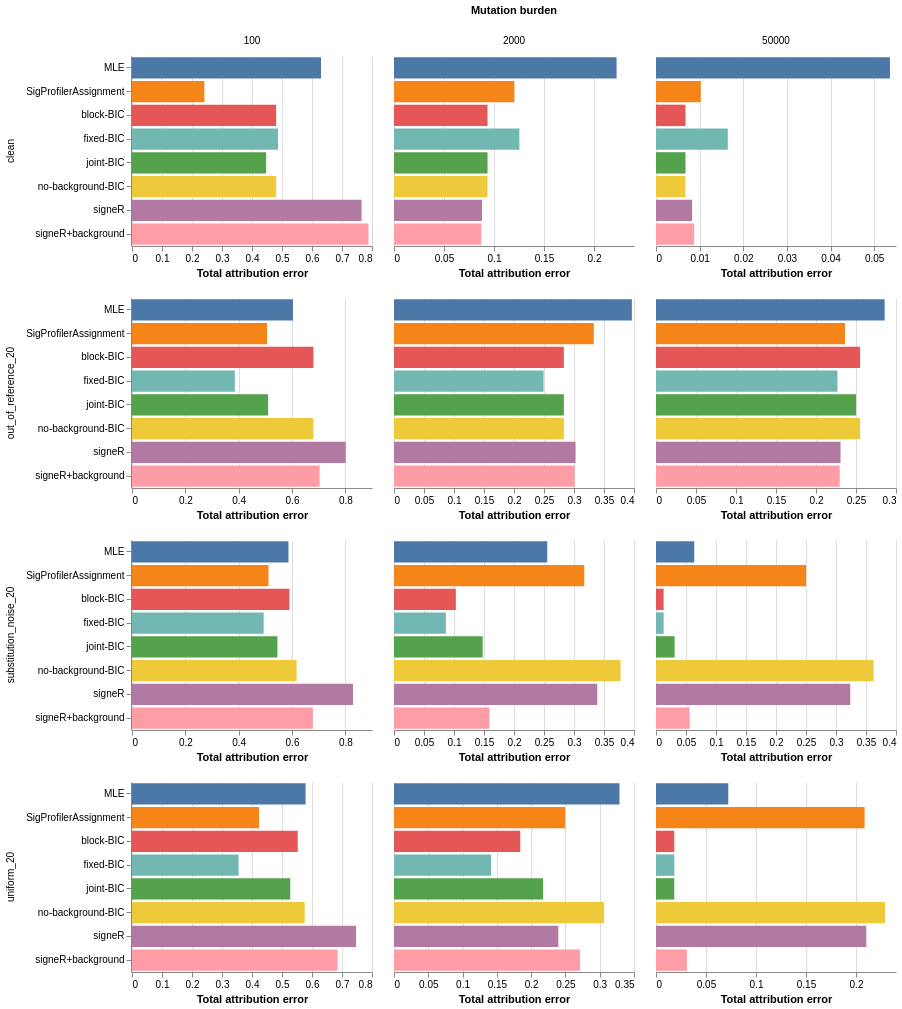

Write the Vega-Lite specification saved for this chart.
### Vega-Lite specification from a JSON file in a GitHub repository (floating-point values rounded to 4 significant figures)
{"$schema": "https://vega.github.io/schema/vega-lite/v5.json", "data": {"values": [{"condition": "clean", "burden": 100, "method": "MLE", "aggregate_null_tae": 0.63, "paper_tae": 0.3723, "active_known": 1.625, "null_weight": 0.06796, "null_absolute_error": 0.06796, "cosine": 0.8888, "seconds": 0.06675}, {"condition": "clean", "burden": 100, "method": "SigProfilerAssignment", "aggregate_null_tae": 0.2413, "paper_tae": 0.2369, "active_known": 3.0, "null_weight": 0.0, "null_absolute_error": 0.0, "cosine": 0.8591, "seconds": 0.02573}, {"condition": "clean", "burden": 100, "method": "block-BIC", "aggregate_null_tae": 0.4806, "paper_tae": 0.4487, "active_known": 3.125, "null_weight": 0.0, "null_absolute_error": 0.0, "cosine": 0.8536, "seconds": 1.223}, {"condition": "clean", "burden": 100, "method": "fixed-BIC", "aggregate_null_tae": 0.4867, "paper_tae": 0.3461, "active_known": 2.375, "null_weight": 0.2496, "null_absolute_error": 0.2496, "cosine": 0.8617, "seconds": 0.6941}, {"condition": "clean", "burden": 100, "method": "joint-BIC", "aggregate_null_tae": 0.4472, "paper_tae": 0.4299, "active_known": 3.375, "null_weight": 0.0, "null_absolute_error": 0.0, "cosine": 0.8549, "seconds": 0.6303}, {"condition": "clean", "burden": 100, "method": "no-background-BIC", "aggregate_null_tae": 0.4806, "paper_tae": 0.4487, "active_known": 3.125, "null_weight": 0.0, "null_absolute_error": 0.0, "cosine": 0.8536, "seconds": 0.5498}, {"condition": "clean", "burden": 100, "method": "signeR", "aggregate_null_tae": 0.7652, "paper_tae": 0.4552, "active_known": 1.375, "null_weight": 0.0, "null_absolute_error": 0.0, "cosine": 0.8341, "seconds": 161.6}, {"condition": "clean", "burden": 100, "method": "signeR+background", "aggregate_null_tae": 0.7884, "paper_tae": 0.4509, "active_known": 1.125, "null_weight": 0.07952, "null_absolute_error": 0.07952, "cosine": 0.8373, "seconds": 169.3}, {"condition": "clean", "burden": 2000, "method": "MLE", "aggregate_null_tae": 0.2226, "paper_tae": 0.2019, "active_known": 15.12, "null_weight": 0.01596, "null_absolute_error": 0.01596, "cosine": 0.9935, "seconds": 0.07175}, {"condition": "clean", "burden": 2000, "method": "SigProfilerAssignment", "aggregate_null_tae": 0.1204, "paper_tae": 0.1204, "active_known": 3.625, "null_weight": 0.0, "null_absolute_error": 0.0, "cosine": 0.9857, "seconds": 0.02573}, {"condition": "clean", "burden": 2000, "method": "block-BIC", "aggregate_null_tae": 0.09354, "paper_tae": 0.09354, "active_known": 4.75, "null_weight": 0.0, "null_absolute_error": 0.0, "cosine": 0.9903, "seconds": 3.529}, {"condition": "clean", "burden": 2000, "method": "fixed-BIC", "aggregate_null_tae": 0.1254, "paper_tae": 0.09715, "active_known": 4.25, "null_weight": 0.05647, "null_absolute_error": 0.05647, "cosine": 0.9904, "seconds": 2.131}, {"condition": "clean", "burden": 2000, "method": "joint-BIC", "aggregate_null_tae": 0.09354, "paper_tae": 0.09354, "active_known": 4.75, "null_weight": 0.0, "null_absolute_error": 0.0, "cosine": 0.9903, "seconds": 1.766}, {"condition": "clean", "burden": 2000, "method": "no-background-BIC", "aggregate_null_tae": 0.09354, "paper_tae": 0.09354, "active_known": 4.75, "null_weight": 0.0, "null_absolute_error": 0.0, "cosine": 0.9903, "seconds": 1.327}, {"condition": "clean", "burden": 2000, "method": "signeR", "aggregate_null_tae": 0.08803, "paper_tae": 0.07327, "active_known": 3.875, "null_weight": 0.0, "null_absolute_error": 0.0, "cosine": 0.9901, "seconds": 187.0}, {"condition": "clean", "burden": 2000, "method": "signeR+background", "aggregate_null_tae": 0.08724, "paper_tae": 0.07078, "active_known": 3.875, "null_weight": 0.002922, "null_absolute_error": 0.002922, "cosine": 0.99, "seconds": 193.1}, {"condition": "clean", "burden": 50000, "method": "MLE", "aggregate_null_tae": 0.05361, "paper_tae": 0.05038, "active_known": 23.75, "null_weight": 0.006253, "null_absolute_error": 0.006253, "cosine": 0.9997, "seconds": 0.07917}, {"condition": "clean", "burden": 50000, "method": "SigProfilerAssignment", "aggregate_null_tae": 0.01026, "paper_tae": 0.01026, "active_known": 4.625, "null_weight": 0.0, "null_absolute_error": 0.0, "cosine": 0.9996, "seconds": 0.02573}, {"condition": "clean", "burden": 50000, "method": "block-BIC", "aggregate_null_tae": 0.006758, "paper_tae": 0.006758, "active_known": 4.625, "null_weight": 0.0, "null_absolute_error": 0.0, "cosine": 0.9996, "seconds": 4.105}, {"condition": "clean", "burden": 50000, "method": "fixed-BIC", "aggregate_null_tae": 0.01646, "paper_tae": 0.01165, "active_known": 4.625, "null_weight": 0.00961, "null_absolute_error": 0.00961, "cosine": 0.9996, "seconds": 2.285}, {"condition": "clean", "burden": 50000, "method": "joint-BIC", "aggregate_null_tae": 0.006758, "paper_tae": 0.006758, "active_known": 4.625, "null_weight": 0.0, "null_absolute_error": 0.0, "cosine": 0.9996, "seconds": 2.058}, {"condition": "clean", "burden": 50000, "method": "no-background-BIC", "aggregate_null_tae": 0.006758, "paper_tae": 0.006758, "active_known": 4.625, "null_weight": 0.0, "null_absolute_error": 0.0, "cosine": 0.9996, "seconds": 1.622}, {"condition": "clean", "burden": 50000, "method": "signeR", "aggregate_null_tae": 0.008269, "paper_tae": 0.007708, "active_known": 4.625, "null_weight": 0.0, "null_absolute_error": 0.0, "cosine": 0.9996, "seconds": 153.4}, {"condition": "clean", "burden": 50000, "method": "signeR+background", "aggregate_null_tae": 0.008732, "paper_tae": 0.008083, "active_known": 4.625, "null_weight": 0.0001173, "null_absolute_error": 0.0001173, "cosine": 0.9996, "seconds": 159.8}, {"condition": "out_of_reference_20", "burden": 100, "method": "MLE", "aggregate_null_tae": 0.6037, "paper_tae": 0.4635, "active_known": 2.375, "null_weight": 0.08082, "null_absolute_error": 0.134, "cosine": 0.8873, "seconds": 0.06575}, {"condition": "out_of_reference_20", "burden": 100, "method": "SigProfilerAssignment", "aggregate_null_tae": 0.5064, "paper_tae": 0.4889, "active_known": 3.375, "null_weight": 0.0, "null_absolute_error": 0.2, "cosine": 0.859, "seconds": 0.02573}, {"condition": "out_of_reference_20", "burden": 100, "method": "block-BIC", "aggregate_null_tae": 0.6804, "paper_tae": 0.648, "active_known": 3.875, "null_weight": 0.0, "null_absolute_error": 0.2, "cosine": 0.8563, "seconds": 1.301}, {"condition": "out_of_reference_20", "burden": 100, "method": "fixed-BIC", "aggregate_null_tae": 0.3856, "paper_tae": 0.403, "active_known": 2.125, "null_weight": 0.3049, "null_absolute_error": 0.1466, "cosine": 0.8525, "seconds": 0.7619}, {"condition": "out_of_reference_20", "burden": 100, "method": "joint-BIC", "aggregate_null_tae": 0.5105, "paper_tae": 0.5096, "active_known": 3.125, "null_weight": 0.0317, "null_absolute_error": 0.1683, "cosine": 0.8548, "seconds": 0.6577}, {"condition": "out_of_reference_20", "burden": 100, "method": "no-background-BIC", "aggregate_null_tae": 0.6804, "paper_tae": 0.648, "active_known": 3.875, "null_weight": 0.0, "null_absolute_error": 0.2, "cosine": 0.8563, "seconds": 0.5449}, {"condition": "out_of_reference_20", "burden": 100, "method": "signeR", "aggregate_null_tae": 0.8014, "paper_tae": 0.4392, "active_known": 1.0, "null_weight": 0.0, "null_absolute_error": 0.2, "cosine": 0.8261, "seconds": 159.6}, {"condition": "out_of_reference_20", "burden": 100, "method": "signeR+background", "aggregate_null_tae": 0.7034, "paper_tae": 0.442, "active_known": 0.75, "null_weight": 0.08267, "null_absolute_error": 0.1173, "cosine": 0.8313, "seconds": 166.6}, {"condition": "out_of_reference_20", "burden": 2000, "method": "MLE", "aggregate_null_tae": 0.3965, "paper_tae": 0.3934, "active_known": 19.38, "null_weight": 0.01062, "null_absolute_error": 0.1894, "cosine": 0.987, "seconds": 0.07213}, {"condition": "out_of_reference_20", "burden": 2000, "method": "SigProfilerAssignment", "aggregate_null_tae": 0.3329, "paper_tae": 0.3329, "active_known": 4.0, "null_weight": 0.0, "null_absolute_error": 0.2, "cosine": 0.9716, "seconds": 0.02573}, {"condition": "out_of_reference_20", "burden": 2000, "method": "block-BIC", "aggregate_null_tae": 0.2831, "paper_tae": 0.2831, "active_known": 7.75, "null_weight": 0.0, "null_absolute_error": 0.2, "cosine": 0.9833, "seconds": 4.699}, {"condition": "out_of_reference_20", "burden": 2000, "method": "fixed-BIC", "aggregate_null_tae": 0.2493, "paper_tae": 0.2721, "active_known": 7.625, "null_weight": 0.04577, "null_absolute_error": 0.1542, "cosine": 0.9836, "seconds": 2.82}, {"condition": "out_of_reference_20", "burden": 2000, "method": "joint-BIC", "aggregate_null_tae": 0.2831, "paper_tae": 0.2831, "active_known": 7.75, "null_weight": 0.0, "null_absolute_error": 0.2, "cosine": 0.9833, "seconds": 2.119}, {"condition": "out_of_reference_20", "burden": 2000, "method": "no-background-BIC", "aggregate_null_tae": 0.2831, "paper_tae": 0.2831, "active_known": 7.75, "null_weight": 0.0, "null_absolute_error": 0.2, "cosine": 0.9833, "seconds": 1.785}, {"condition": "out_of_reference_20", "burden": 2000, "method": "signeR", "aggregate_null_tae": 0.3026, "paper_tae": 0.2863, "active_known": 5.875, "null_weight": 0.0, "null_absolute_error": 0.2, "cosine": 0.9791, "seconds": 185.9}, {"condition": "out_of_reference_20", "burden": 2000, "method": "signeR+background", "aggregate_null_tae": 0.301, "paper_tae": 0.2859, "active_known": 5.25, "null_weight": 0.003148, "null_absolute_error": 0.1969, "cosine": 0.9791, "seconds": 192.8}, {"condition": "out_of_reference_20", "burden": 50000, "method": "MLE", "aggregate_null_tae": 0.2858, "paper_tae": 0.2908, "active_known": 28.88, "null_weight": 0.01018, "null_absolute_error": 0.1898, "cosine": 0.9952, "seconds": 0.1019}, {"condition": "out_of_reference_20", "burden": 50000, "method": "SigProfilerAssignment", "aggregate_null_tae": 0.2363, "paper_tae": 0.2363, "active_known": 4.875, "null_weight": 0.0, "null_absolute_error": 0.2, "cosine": 0.9871, "seconds": 0.02573}, {"condition": "out_of_reference_20", "burden": 50000, "method": "block-BIC", "aggregate_null_tae": 0.2551, "paper_tae": 0.2551, "active_known": 15.0, "null_weight": 0.0, "null_absolute_error": 0.2, "cosine": 0.9951, "seconds": 5.521}, {"condition": "out_of_reference_20", "burden": 50000, "method": "fixed-BIC", "aggregate_null_tae": 0.2268, "paper_tae": 0.239, "active_known": 13.5, "null_weight": 0.02431, "null_absolute_error": 0.1757, "cosine": 0.995, "seconds": 3.255}, {"condition": "out_of_reference_20", "burden": 50000, "method": "joint-BIC", "aggregate_null_tae": 0.2501, "paper_tae": 0.2514, "active_known": 14.62, "null_weight": 0.002737, "null_absolute_error": 0.1973, "cosine": 0.9951, "seconds": 2.671}, {"condition": "out_of_reference_20", "burden": 50000, "method": "no-background-BIC", "aggregate_null_tae": 0.2551, "paper_tae": 0.2551, "active_known": 15.0, "null_weight": 0.0, "null_absolute_error": 0.2, "cosine": 0.9951, "seconds": 2.221}, {"condition": "out_of_reference_20", "burden": 50000, "method": "signeR", "aggregate_null_tae": 0.2307, "paper_tae": 0.2302, "active_known": 12.38, "null_weight": 0.0, "null_absolute_error": 0.2, "cosine": 0.9947, "seconds": 154.5}, {"condition": "out_of_reference_20", "burden": 50000, "method": "signeR+background", "aggregate_null_tae": 0.2296, "paper_tae": 0.2296, "active_known": 12.5, "null_weight": 0.0009393, "null_absolute_error": 0.1991, "cosine": 0.9948, "seconds": 158.4}, {"condition": "substitution_noise_20", "burden": 100, "method": "MLE", "aggregate_null_tae": 0.5867, "paper_tae": 0.3611, "active_known": 2.125, "null_weight": 0.18, "null_absolute_error": 0.03188, "cosine": 0.8789, "seconds": 0.07858}, {"condition": "substitution_noise_20", "burden": 100, "method": "SigProfilerAssignment", "aggregate_null_tae": 0.512, "paper_tae": 0.407, "active_known": 3.125, "null_weight": 0.0, "null_absolute_error": 0.2, "cosine": 0.8361, "seconds": 0.02573}, {"condition": "substitution_noise_20", "burden": 100, "method": "block-BIC", "aggregate_null_tae": 0.5904, "paper_tae": 0.4793, "active_known": 2.875, "null_weight": 0.06157, "null_absolute_error": 0.2116, "cosine": 0.8375, "seconds": 1.464}, {"condition": "substitution_noise_20", "burden": 100, "method": "fixed-BIC", "aggregate_null_tae": 0.4937, "paper_tae": 0.3564, "active_known": 2.0, "null_weight": 0.4445, "null_absolute_error": 0.2445, "cosine": 0.8481, "seconds": 0.9217}, {"condition": "substitution_noise_20", "burden": 100, "method": "joint-BIC", "aggregate_null_tae": 0.5454, "paper_tae": 0.4884, "active_known": 3.625, "null_weight": 0.1497, "null_absolute_error": 0.07489, "cosine": 0.8447, "seconds": 0.8331}, {"condition": "substitution_noise_20", "burden": 100, "method": "no-background-BIC", "aggregate_null_tae": 0.6174, "paper_tae": 0.5004, "active_known": 3.0, "null_weight": 0.0, "null_absolute_error": 0.2, "cosine": 0.8379, "seconds": 0.5886}, {"condition": "substitution_noise_20", "burden": 100, "method": "signeR", "aggregate_null_tae": 0.8288, "paper_tae": 0.4613, "active_known": 1.75, "null_weight": 0.0, "null_absolute_error": 0.2, "cosine": 0.8132, "seconds": 168.6}, {"condition": "substitution_noise_20", "burden": 100, "method": "signeR+background", "aggregate_null_tae": 0.6784, "paper_tae": 0.3684, "active_known": 0.75, "null_weight": 0.1996, "null_absolute_error": 0.03663, "cosine": 0.8238, "seconds": 175.9}, {"condition": "substitution_noise_20", "burden": 2000, "method": "MLE", "aggregate_null_tae": 0.2555, "paper_tae": 0.2288, "active_known": 16.38, "null_weight": 0.1672, "null_absolute_error": 0.03276, "cosine": 0.9912, "seconds": 0.06439}, {"condition": "substitution_noise_20", "burden": 2000, "method": "SigProfilerAssignment", "aggregate_null_tae": 0.3172, "paper_tae": 0.2172, "active_known": 4.375, "null_weight": 0.0, "null_absolute_error": 0.2, "cosine": 0.9795, "seconds": 0.02573}, {"condition": "substitution_noise_20", "burden": 2000, "method": "block-BIC", "aggregate_null_tae": 0.1031, "paper_tae": 0.07991, "active_known": 4.25, "null_weight": 0.1827, "null_absolute_error": 0.04634, "cosine": 0.9876, "seconds": 3.322}, {"condition": "substitution_noise_20", "burden": 2000, "method": "fixed-BIC", "aggregate_null_tae": 0.0864, "paper_tae": 0.07091, "active_known": 4.125, "null_weight": 0.2173, "null_absolute_error": 0.03098, "cosine": 0.988, "seconds": 1.94}, {"condition": "substitution_noise_20", "burden": 2000, "method": "joint-BIC", "aggregate_null_tae": 0.1478, "paper_tae": 0.1126, "active_known": 5.0, "null_weight": 0.1321, "null_absolute_error": 0.07037, "cosine": 0.9878, "seconds": 2.247}, {"condition": "substitution_noise_20", "burden": 2000, "method": "no-background-BIC", "aggregate_null_tae": 0.3775, "paper_tae": 0.2775, "active_known": 6.0, "null_weight": 0.0, "null_absolute_error": 0.2, "cosine": 0.9828, "seconds": 1.232}, {"condition": "substitution_noise_20", "burden": 2000, "method": "signeR", "aggregate_null_tae": 0.3388, "paper_tae": 0.2243, "active_known": 4.875, "null_weight": 0.0, "null_absolute_error": 0.2, "cosine": 0.9812, "seconds": 166.8}, {"condition": "substitution_noise_20", "burden": 2000, "method": "signeR+background", "aggregate_null_tae": 0.1591, "paper_tae": 0.1061, "active_known": 3.75, "null_weight": 0.1201, "null_absolute_error": 0.07994, "cosine": 0.9854, "seconds": 171.9}, {"condition": "substitution_noise_20", "burden": 50000, "method": "MLE", "aggregate_null_tae": 0.06376, "paper_tae": 0.05149, "active_known": 25.12, "null_weight": 0.1757, "null_absolute_error": 0.02428, "cosine": 0.9997, "seconds": 0.09533}, {"condition": "substitution_noise_20", "burden": 50000, "method": "SigProfilerAssignment", "aggregate_null_tae": 0.2502, "paper_tae": 0.1502, "active_known": 4.75, "null_weight": 0.0, "null_absolute_error": 0.2, "cosine": 0.9922, "seconds": 0.02573}, {"condition": "substitution_noise_20", "burden": 50000, "method": "block-BIC", "aggregate_null_tae": 0.01273, "paper_tae": 0.009566, "active_known": 4.5, "null_weight": 0.1978, "null_absolute_error": 0.00633, "cosine": 0.9995, "seconds": 4.658}, {"condition": "substitution_noise_20", "burden": 50000, "method": "fixed-BIC", "aggregate_null_tae": 0.01273, "paper_tae": 0.009566, "active_known": 4.5, "null_weight": 0.1978, "null_absolute_error": 0.00633, "cosine": 0.9995, "seconds": 3.025}, {"condition": "substitution_noise_20", "burden": 50000, "method": "joint-BIC", "aggregate_null_tae": 0.03106, "paper_tae": 0.01987, "active_known": 5.0, "null_weight": 0.1776, "null_absolute_error": 0.02238, "cosine": 0.9995, "seconds": 3.435}, {"condition": "substitution_noise_20", "burden": 50000, "method": "no-background-BIC", "aggregate_null_tae": 0.3626, "paper_tae": 0.2626, "active_known": 10.25, "null_weight": 0.0, "null_absolute_error": 0.2, "cosine": 0.9946, "seconds": 1.767}, {"condition": "substitution_noise_20", "burden": 50000, "method": "signeR", "aggregate_null_tae": 0.3237, "paper_tae": 0.2231, "active_known": 7.625, "null_weight": 0.0, "null_absolute_error": 0.2, "cosine": 0.9944, "seconds": 151.9}, {"condition": "substitution_noise_20", "burden": 50000, "method": "signeR+background", "aggregate_null_tae": 0.05613, "paper_tae": 0.0288, "active_known": 4.75, "null_weight": 0.1465, "null_absolute_error": 0.05352, "cosine": 0.9994, "seconds": 154.6}, {"condition": "uniform_20", "burden": 100, "method": "MLE", "aggregate_null_tae": 0.5786, "paper_tae": 0.2888, "active_known": 1.875, "null_weight": 0.1229, "null_absolute_error": 0.07714, "cosine": 0.8855, "seconds": 0.06799}, {"condition": "uniform_20", "burden": 100, "method": "SigProfilerAssignment", "aggregate_null_tae": 0.4234, "paper_tae": 0.3184, "active_known": 3.25, "null_weight": 0.0, "null_absolute_error": 0.2, "cosine": 0.8413, "seconds": 0.02573}, {"condition": "uniform_20", "burden": 100, "method": "block-BIC", "aggregate_null_tae": 0.5524, "paper_tae": 0.4165, "active_known": 3.125, "null_weight": 0.05058, "null_absolute_error": 0.2006, "cosine": 0.851, "seconds": 1.513}, {"condition": "uniform_20", "burden": 100, "method": "fixed-BIC", "aggregate_null_tae": 0.3554, "paper_tae": 0.2697, "active_known": 2.125, "null_weight": 0.3183, "null_absolute_error": 0.1383, "cosine": 0.8515, "seconds": 0.8733}, {"condition": "uniform_20", "burden": 100, "method": "joint-BIC", "aggregate_null_tae": 0.5276, "paper_tae": 0.4074, "active_known": 3.25, "null_weight": 0.05693, "null_absolute_error": 0.1431, "cosine": 0.8536, "seconds": 0.8498}, {"condition": "uniform_20", "burden": 100, "method": "no-background-BIC", "aggregate_null_tae": 0.5758, "paper_tae": 0.4237, "active_known": 3.25, "null_weight": 0.0, "null_absolute_error": 0.2, "cosine": 0.8509, "seconds": 0.686}, {"condition": "uniform_20", "burden": 100, "method": "signeR", "aggregate_null_tae": 0.747, "paper_tae": 0.2996, "active_known": 1.125, "null_weight": 0.0, "null_absolute_error": 0.2, "cosine": 0.8207, "seconds": 169.2}, {"condition": "uniform_20", "burden": 100, "method": "signeR+background", "aggregate_null_tae": 0.6852, "paper_tae": 0.3128, "active_known": 0.875, "null_weight": 0.08692, "null_absolute_error": 0.1131, "cosine": 0.8243, "seconds": 175.0}, {"condition": "uniform_20", "burden": 2000, "method": "MLE", "aggregate_null_tae": 0.3288, "paper_tae": 0.2815, "active_known": 18.38, "null_weight": 0.1236, "null_absolute_error": 0.07643, "cosine": 0.9924, "seconds": 0.09609}, {"condition": "uniform_20", "burden": 2000, "method": "SigProfilerAssignment", "aggregate_null_tae": 0.2494, "paper_tae": 0.1494, "active_known": 3.75, "null_weight": 0.0, "null_absolute_error": 0.2, "cosine": 0.9798, "seconds": 0.02573}, {"condition": "uniform_20", "burden": 2000, "method": "block-BIC", "aggregate_null_tae": 0.1842, "paper_tae": 0.1364, "active_known": 5.25, "null_weight": 0.1317, "null_absolute_error": 0.09488, "cosine": 0.9881, "seconds": 5.276}, {"condition": "uniform_20", "burden": 2000, "method": "fixed-BIC", "aggregate_null_tae": 0.1417, "paper_tae": 0.1152, "active_known": 4.25, "null_weight": 0.212, "null_absolute_error": 0.05304, "cosine": 0.9882, "seconds": 3.008}, {"condition": "uniform_20", "burden": 2000, "method": "joint-BIC", "aggregate_null_tae": 0.2174, "paper_tae": 0.1633, "active_known": 5.75, "null_weight": 0.1077, "null_absolute_error": 0.1082, "cosine": 0.9886, "seconds": 3.415}, {"condition": "uniform_20", "burden": 2000, "method": "no-background-BIC", "aggregate_null_tae": 0.3064, "paper_tae": 0.2061, "active_known": 7.875, "null_weight": 0.0, "null_absolute_error": 0.2, "cosine": 0.9875, "seconds": 2.103}, {"condition": "uniform_20", "burden": 2000, "method": "signeR", "aggregate_null_tae": 0.2396, "paper_tae": 0.123, "active_known": 4.75, "null_weight": 0.0, "null_absolute_error": 0.2, "cosine": 0.9838, "seconds": 168.2}, {"condition": "uniform_20", "burden": 2000, "method": "signeR+background", "aggregate_null_tae": 0.2714, "paper_tae": 0.169, "active_known": 4.25, "null_weight": 0.03017, "null_absolute_error": 0.1698, "cosine": 0.9845, "seconds": 175.9}, {"condition": "uniform_20", "burden": 50000, "method": "MLE", "aggregate_null_tae": 0.07229, "paper_tae": 0.06011, "active_known": 26.38, "null_weight": 0.1764, "null_absolute_error": 0.02411, "cosine": 0.9997, "seconds": 0.09587}, {"condition": "uniform_20", "burden": 50000, "method": "SigProfilerAssignment", "aggregate_null_tae": 0.2086, "paper_tae": 0.1086, "active_known": 4.125, "null_weight": 0.0, "null_absolute_error": 0.2, "cosine": 0.9959, "seconds": 0.02573}, {"condition": "uniform_20", "burden": 50000, "method": "block-BIC", "aggregate_null_tae": 0.01831, "paper_tae": 0.01288, "active_known": 4.5, "null_weight": 0.1998, "null_absolute_error": 0.01086, "cosine": 0.9996, "seconds": 5.254}, {"condition": "uniform_20", "burden": 50000, "method": "fixed-BIC", "aggregate_null_tae": 0.01831, "paper_tae": 0.01288, "active_known": 4.5, "null_weight": 0.1998, "null_absolute_error": 0.01086, "cosine": 0.9996, "seconds": 2.879}, {"condition": "uniform_20", "burden": 50000, "method": "joint-BIC", "aggregate_null_tae": 0.01831, "paper_tae": 0.01288, "active_known": 4.5, "null_weight": 0.1998, "null_absolute_error": 0.01086, "cosine": 0.9996, "seconds": 3.795}, {"condition": "uniform_20", "burden": 50000, "method": "no-background-BIC", "aggregate_null_tae": 0.229, "paper_tae": 0.129, "active_known": 15.38, "null_weight": 0.0, "null_absolute_error": 0.2, "cosine": 0.9984, "seconds": 2.453}, {"condition": "uniform_20", "burden": 50000, "method": "signeR", "aggregate_null_tae": 0.2103, "paper_tae": 0.1098, "active_known": 12.0, "null_weight": 0.0, "null_absolute_error": 0.2, "cosine": 0.9982, "seconds": 152.2}, {"condition": "uniform_20", "burden": 50000, "method": "signeR+background", "aggregate_null_tae": 0.03089, "paper_tae": 0.01858, "active_known": 4.625, "null_weight": 0.1837, "null_absolute_error": 0.02343, "cosine": 0.9996, "seconds": 159.7}]}, "facet": {"row": {"field": "condition", "type": "nominal", "title": null}, "column": {"field": "burden", "type": "ordinal", "sort": [100, 2000, 50000], "title": "Mutation burden"}}, "spec": {"width": 240, "height": 190, "mark": "bar", "encoding": {"y": {"field": "method", "type": "nominal", "title": null}, "x": {"field": "aggregate_null_tae", "type": "quantitative", "title": "Total attribution error", "axis": {"format": ".2~f"}}, "color": {"field": "method", "type": "nominal", "legend": null}, "tooltip": [{"field": "method"}, {"field": "aggregate_null_tae"}, {"field": "paper_tae"}, {"field": "null_weight"}, {"field": "cosine"}]}}, "resolve": {"scale": {"x": "independent"}}, "config": {"font": "Arial", "view": {"stroke": null}}}
